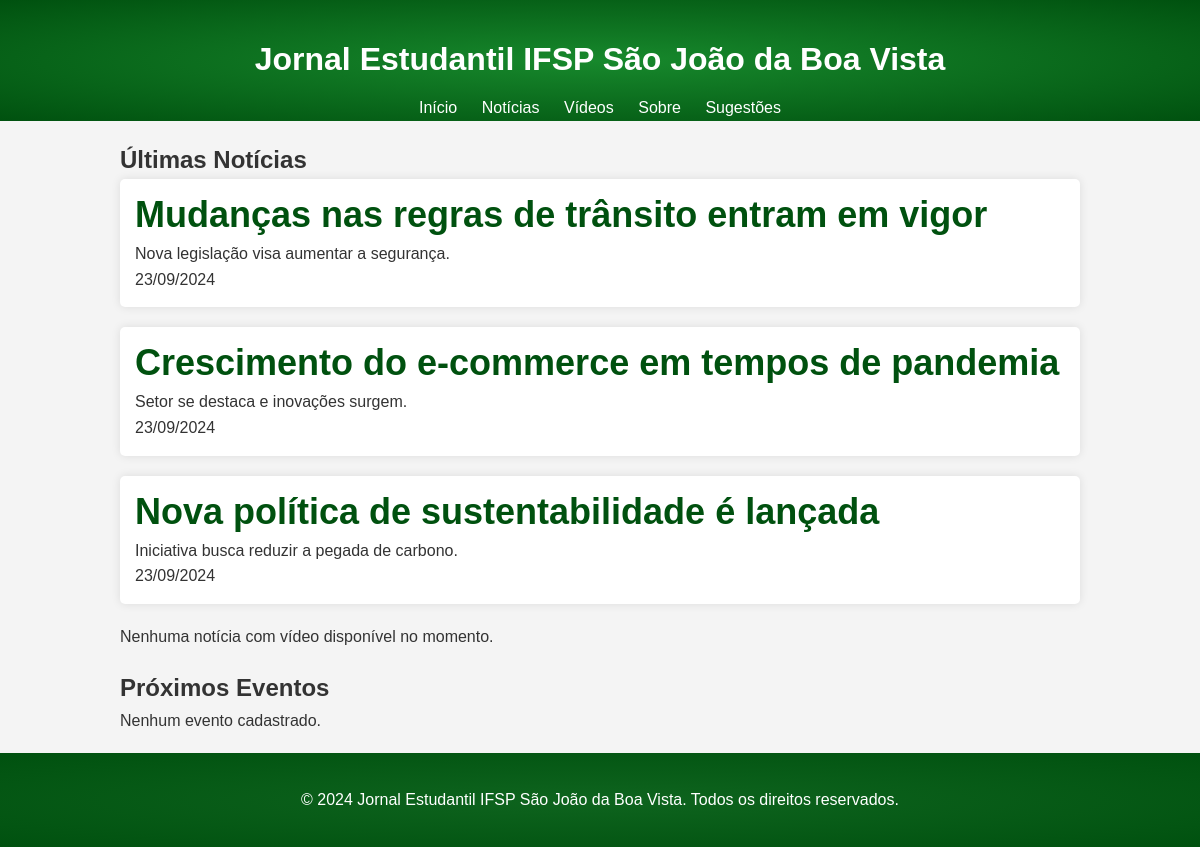
Before: / with the older database file.
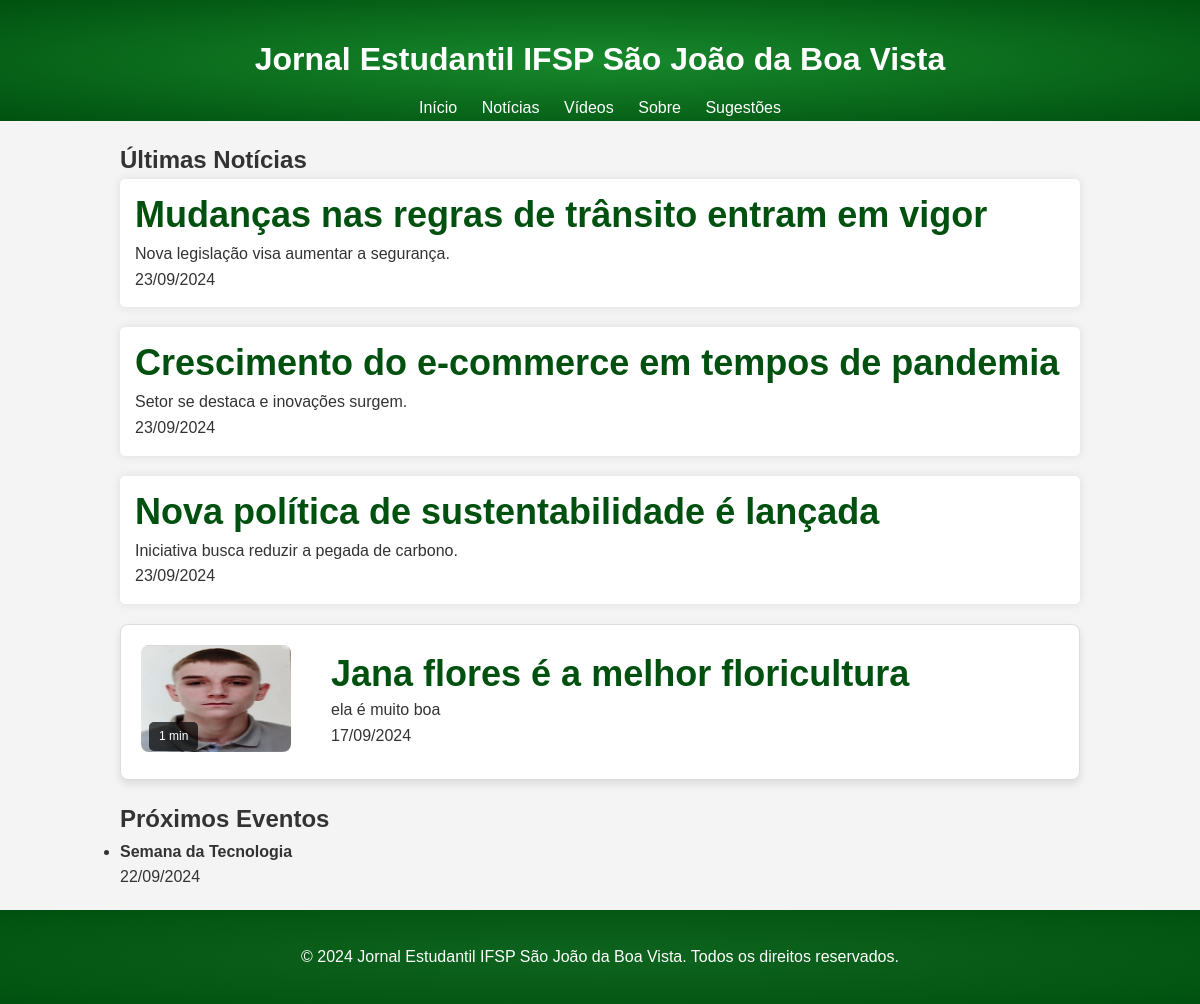
After: the same page with the newer database file.
### tables this page shows
CREATE TABLE IF NOT EXISTS `tb_jornal` (
  `id` int NOT NULL AUTO_INCREMENT,
  `titulo` varchar(50) NOT NULL,
  `desc` varchar(300) NOT NULL,
  `img` text,
  `data_cad` date NOT NULL,
  `conteudo` text,
  `midia` text,
  `video_duration` varchar(10) DEFAULT NULL,
  PRIMARY KEY (`id`)
);

CREATE TABLE IF NOT EXISTS `tb_eventos` (
  `id` int NOT NULL AUTO_INCREMENT,
  `evento` varchar(255) NOT NULL DEFAULT '0',
  `data_evento` date NOT NULL DEFAULT '0000-00-00',
  `descricao` text,
  `data_criacao` timestamp NULL DEFAULT (now()),
  PRIMARY KEY (`id`)
);

### index.php (the view, shortened to what this page needs)
<?php
try {
    include "backend/conexao.php";
    $sql = "SELECT * FROM tb_jornal WHERE midia IS NULL ORDER BY id DESC LIMIT 3";
    $stmt = $conn->prepare($sql);
    $stmt->execute();
    $menu = $stmt->fetchAll(PDO::FETCH_ASSOC);
    $sqlVideo = "SELECT * FROM tb_jornal WHERE midia IS NOT NULL ORDER BY id DESC LIMIT 1";
    $stmtVideo = $conn->prepare($sqlVideo);
    $stmtVideo->execute();
    $noticiaComVideo = $stmtVideo->fetch(PDO::FETCH_ASSOC);
    $sqlEventos = "SELECT * FROM tb_eventos ORDER BY data_evento ASC";
    $stmtEventos = $conn->prepare($sqlEventos);
    $stmtEventos->execute();
    $eventos = $stmtEventos->fetchAll(PDO::FETCH_ASSOC);
} catch(PDOException $err) {
    echo "Erro: " . $err->getMessage();
}
?>
<!DOCTYPE html>
<html lang="pt-br">
<head>
    <link rel="stylesheet" href="assets/css/modal.css">
</head>
<body>
    <header>
        <div class="container">
            <h1>Jornal Estudantil IFSP São João da Boa Vista</h1>
            <nav>
                <ul>
                    <li><a href="index.php">Início</a></li>
                    <li><a href="todas-noticias.php">Notícias</a></li>
                    <li><a href="videos.php">Vídeos</a></li>
                    <li><a href="sobre.php">Sobre</a></li>
                    <li><a href="sugestoes.php">Sugestões</a></li>
                </ul>
            </nav>
        </div>
    </header>
    <section id="noticias" class="container">
        <h2>Últimas Notícias</h2>
        <?php foreach ($menu as $item): ?>
            <div class="noticia">
                <a href="noticias.php?id=<?php echo $item['id']; ?>" class="">
                    <h2><?php echo htmlspecialchars($item['titulo']); ?></h2>
                </a>
                <p><?php echo htmlspecialchars($item['desc']); ?></p>
                <p class="data"><?php echo date('d/m/Y', strtotime($item['data_cad'])); ?></p>
            </div>
        <?php endforeach; ?>
        <?php if ($noticiaComVideo): ?>
            <div class="news-item">
                <div class="news-video">
                    <img src="<?php echo $noticiaComVideo['img'] ?: 'assets/img/placeholder.png'; ?>"
                         alt="Imagem do vídeo" class="thumbnail"
                         onclick="abrirModal('<?php echo $noticiaComVideo['midia']; ?>', '<?php echo htmlspecialchars($noticiaComVideo['titulo']); ?>')"
                         onerror="this.src='assets/img/jorge.png';">
                    <span class="video-duration"><?php echo htmlspecialchars($noticiaComVideo['video_duration']); ?></span>
                </div>
                <div class="news-content">
                    <h2><?php echo htmlspecialchars($noticiaComVideo['titulo']); ?></h2>
                    <p><?php echo htmlspecialchars($noticiaComVideo['desc']); ?></p>
                    <p class="data"><?php echo date('d/m/Y', strtotime($noticiaComVideo['data_cad'])); ?></p>
                </div>
            </div>
        <?php else: ?>
            <p>Nenhuma notícia com vídeo disponível no momento.</p>
        <?php endif; ?>
    </section>
    <section id="eventos" class="container">
        <h2>Próximos Eventos</h2>
        <?php if (!empty($eventos)): ?>
            <ul>
                <?php foreach ($eventos as $evento): ?>
                    <li>
                        <strong><?php echo htmlspecialchars($evento['evento']); ?></strong><br>
                        <?php echo date('d/m/Y', strtotime($evento['data_evento'])); ?><br>
                    </li>
                <?php endforeach; ?>
            </ul>
        <?php else: ?>
            <p>Nenhum evento cadastrado.</p>
        <?php endif; ?>
    </section>
    <footer>
        <div class="container">
            <p>&copy; 2024 Jornal Estudantil IFSP São João da Boa Vista. Todos os direitos reservados.</p>
        </div>
    </footer>
</body>
</html>

### assets/css/modal.css (style rules this page uses)
* { margin: 0; padding: 0; box-sizing: border-box; }
body { font-family: Arial, serif, sans-serif; line-height: 1.6; background-color: #f4f4f4; color: #333; }
header { background-color: #195128; background-image: radial-gradient(ellipse at center, #17882c 1%, #00510f 100%); color: #fff; padding: 14px 0 0 0; text-align: center; }
header h1 { margin-bottom: 10px; }
nav ul { list-style: none; }
nav ul li { display: inline; margin: 0 10px; }
nav ul li a { color: #fff; text-decoration: none; }
.container { width: 80%; margin: 20px auto; }
.noticia h2 { color: #00510f; margin-bottom: 5px; line-height: normal; }
a { color: #333; text-decoration: none; }
.noticia { background: #fff; padding: 15px; margin-bottom: 20px; border-radius: 5px; box-shadow: 0 0 10px rgba(0, 0, 0, 0.1); }
footer { width: 100%; background-color: #195128; background-image: radial-gradient(ellipse at center, #0e641e 1%, #00510f 100%); color: #fff; padding: 14px 0; position: relative; text-align: center; left: 0; right: 0; bottom: 0; }
footer p { margin: 0; }
.news-content { max-width: 70%; }
.news-item { display: flex; margin: 20px auto; padding: 20px; max-width: 100%; background-color: #fff; border: 1px solid #ddd; border-radius: 8px; box-shadow: 0 4px 8px rgba(0, 0, 0, 0.1); }
.news-video { position: relative; margin-right: 20px; }
.news-video .thumbnail { max-width: 150px; border-radius: 8px; margin-right: 20px; cursor: pointer; }
.video-duration { position: absolute; bottom: 8px; left: 8px; background-color: rgba(0, 0, 0, 0.7); color: #fff; padding: 5px 10px; font-size: 12px; border-radius: 5px; }
.noticia a { font-size: 1.5rem; color: #00510f; margin-bottom: 10px; }
.news-content h2 { font-size: 36px; color: #00510f; margin-bottom: -5px; }
.news-content p { font-size: 16px; color: #333; }

Changed rows visible on the page:
added tb_jornal: video_duration "1 min", titulo "Jana flores é a melhor floricultura", desc "ela é muito boa", data_cad "17/09/2024"
added tb_eventos: evento "Semana da Tecnologia", data_evento "22/09/2024"
Other visible differences:
text no longer shown: "Nenhuma notícia com vídeo disponível no momento. Nenhum evento cadastrado."
